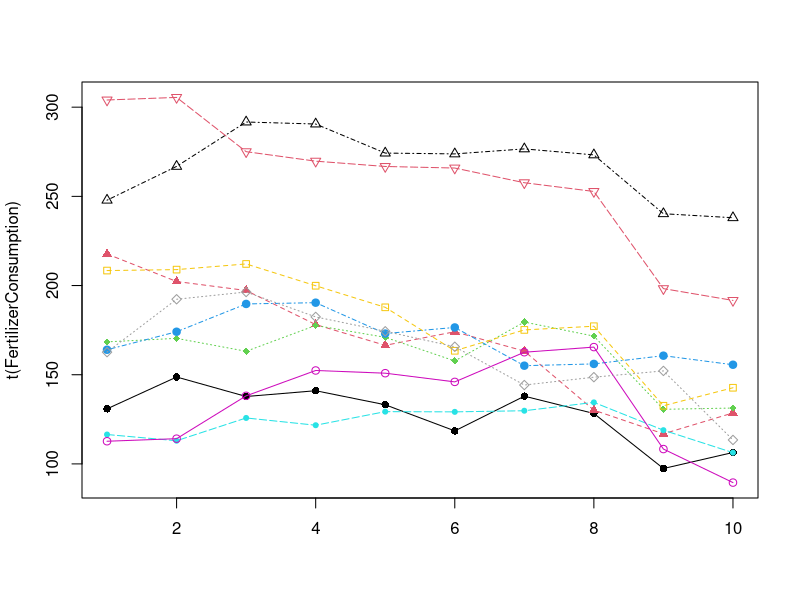

Generate this figure with R:
#read CSV file
WorldFert <- read.csv("FertilizerConsumption_FilteredData.csv", header=TRUE, sep=",")
head(WorldFert)

Countries <- c("Austria", "Germany", "France", "Poland", "SlovakRepublic", "Hungary", "Switzerland", "Czechia", "Netherlands", "Belgium")
Years <- c("2014", "2015", "2016", "2017", "2018", "2019", "2020", "2021", "2022", "2023")


#Fertilizer Consumption (FC) kg/ha
Austria_FC <- c(130.8759, 148.7207, 137.795, 141.0312, 133.15, 118.5088, 137.9713, 128.2593, 97.41836, 106.4162)
Germany_FC <- c(217.6957, 202.2739, 197.2283, 178.1189, 166.4811, 174.0987, 163.242, 130.141, 116.8701, 128.5755)
France_FC <- c(168.4267, 170.4009, 163.1391, 177.6248, 170.9708, 157.7226, 179.5401, 171.652, 130.6186, 131.3228)
Poland_FC <- c(164.0007, 174.0975, 189.6909, 190.3915, 173.0766, 176.5084, 155.0673, 156.061, 160.6807, 155.6008)
SlovakRepublic_FC <- c(116.4788, 112.9911, 125.7624, 121.6873, 129.3019, 129.1787, 129.812, 134.494, 118.9025, 106.3213)
Hungary_FC <- c(112.7082, 114.1475, 138.173, 152.3787, 150.8589, 145.9856, 162.6167, 165.4918, 108.3258, 89.5253)
Switzerland_FC <- c(208.4009, 208.9314, 212.1093, 199.8875, 187.7938, 163.4276, 175.1294, 177.1865, 132.5975, 142.6968)
Czechia_FC <- c(162.6573, 192.3137, 196.3834, 182.4207, 174.3607, 165.6915, 144.2165, 148.6243, 152.1399, 113.4345)
Netherlands_FC <- c(247.8526, 266.8052, 291.6858, 290.5583, 274.2693, 273.8018, 276.614, 273.2552, 240.2659, 238.0198)
Belgium_FC <- c(304.0306, 305.478, 275.0542, 269.7356, 266.7612, 265.8833, 257.6437, 252.754, 198.2734, 191.6623)

#Wheat Production (WP) kg/ha
Austria_WP <- c(5921.7, 5696.2, 6253.4, 4871.2, 4645.3, 5737.2, 5923.4, 5529.9, 5795.2, 6187.7)
Germany_WP <- c(8629.6, 8087.7, 7640.9, 7644.3, 6673.7, 7396.4, 7819.5, 7301.5, 7577.3, 7431.8)
France_WP <- c(7353.0, 7800.8, 5289.6, 7253.8, 6768.0, 7742.8, 6677.6, 6928.4, 6996.7, 7201.6)
Poland_WP <- c(4972.1, 4574.4, 4580.2, 4877.3, 3987.1, 4303.5, 5234.2, 4975.3, 5239.4, 5280.0)
SlovakRepublic_WP <- c(5464.0, 5509.8, 5843.4, 4738.6, 4779.6, 4766.6, 5511.3, 5609.0, 4975.0, 6123.0)
Hungary_WP <- c(4728.8, 5179.6, 5365.4, 5428.7, 5124.4, 5294.9, 5468.0, 5925.4, 4448.1, 5642.3)
Switzerland_WP <- c(6348.9, 5988.2, 4370.5, 6094.0, 5830.1, 5751.4, 6218.6, 5139.5, 5465.7, 5139.7)
Czechia_WP <- c(6510.4, 6355.9, 6495.9, 5670.5, 5389.6, 5732.5, 6138.9, 6321.4, 6072.7, 6435.1)
Netherlands_WP <- c(9169.8, 9125.5, 7983.2, 9093.5, 8614.7, 9378.1, 8556.0, 8018.0, 9393.1, 8467.0)
Belgium_WP <- c(9412.9, 10015.2, 6787.1, 8617.4, 8492.3, 9336.4, 8946.3, 7788.4, 9057.4, 8424.7)

#Fertilizer Consumption (FC) Matrix
FertilizerConsumption <- rbind(Austria_FC, Germany_FC, France_FC, Poland_FC, SlovakRepublic_FC, Hungary_FC, Switzerland_FC, Czechia_FC, Netherlands_FC, Belgium_FC)
rm(Austria_FC, Germany_FC, France_FC, Poland_FC, SlovakRepublic_FC, Hungary_FC, Switzerland_FC, Czechia_FC, Netherlands_FC, Belgium_FC)
rownames(FertilizerConsumption) <- Countries
colnames(FertilizerConsumption) <- Years

#Wheat Production (WP) matrix
WheatProduction <- rbind(Austria_WP, Germany_WP, France_WP, Poland_WP, SlovakRepublic_WP, Hungary_WP, Switzerland_WP, Czechia_WP, Netherlands_WP, Belgium_WP)
rm(Austria_WP, Germany_WP, France_WP, Poland_WP, SlovakRepublic_WP, Hungary_WP, Switzerland_WP, Czechia_WP, Netherlands_WP, Belgium_WP)
rownames(WheatProduction) <-Countries
colnames(WheatProduction) <- Years


matplot(t(FertilizerConsumption), type="o", pch=16:25, col=c(1:8))
